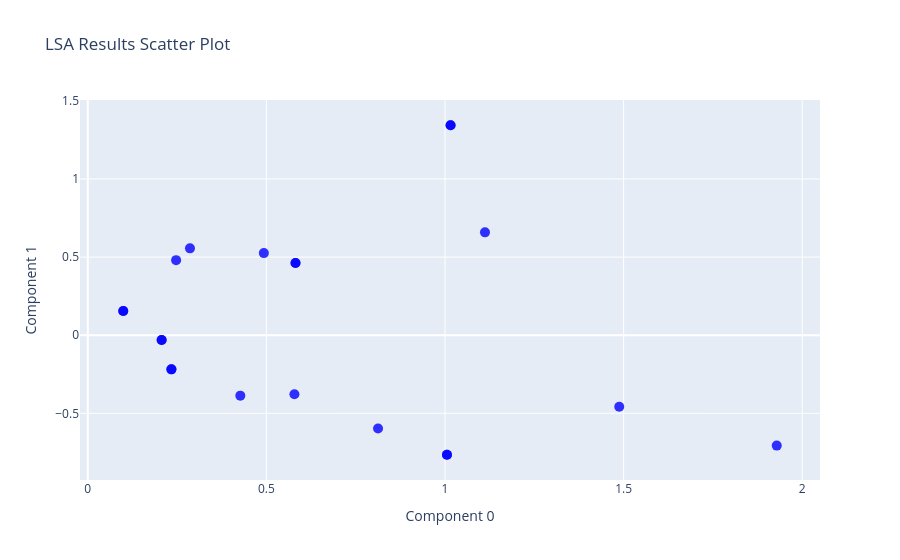

Source (notebook cell):
### Markdown cell above
Interpreting the results of LSA involves understanding the new semantic space created by the dimensionality reduction and analyzing the relationships between terms and documents in this space. Here is how to interpret the results:
 - Interpretting the Columns: These are also known as Components or Concepts or Dimensions. Think of each component as representing a hidden "concept" or "topic" within documents.
 - Interpreting the rows: Each row in this matrix represents a term from our original matrix, but now projected onto a 2-dimensional concept space (because we chose `n_components=2`).
 - Interpreting the values:
   - The two values in each row represent the coordinates of that term in the new concept space. Terms with similar coordinates are closer together in the concept space, indicating a semantic relationship. In our example first row represents the term "algorithmic". Its coordinates are approximately (1.488 -0.458). If another term, has similar coordinates, it suggests that these terms are related in the context of our documents.
   - The values represent the loading of that term on the corresponding component. The loadings tell us how much each term contributes to that concept. For example, "algorithmic" and "trading" have high loadings on Component 1, suggesting that Component 1 represents the concept of "algorithmic trading". A higher value (positive or negative) indicates a stronger association between the term and that component.

From the output of our code we can interpret the relationships between terms by looking at their coordinates and draw some preliminary observations:

 - **Distinct Clusters:**
   - Trading Cluster: "algorithmic", "high-frequency", "impact", "market", and "trading" have high values for component 0 and mostly negative values for component 1. This reinforces the idea that component 0 represents concepts related to automated and high-frequency trading, and their potential impact on the market.

   - Portfolio and Optimization Cluster: "optimization" and "portfolio" form a clear cluster with high positive values for both components. This suggests a strong association between these terms, likely related to portfolio optimization techniques.

   - Derivatives and Method-Quantitative Cluster: Grouping "method", "quantitative", and "derivative" together suggests a potential connection between quantitative methods and their application to derivatives.

   - Management-Risk-Liquidity-Provision Cluster: Combining "management", "risk", "liquidity", and "provision" suggests a cluster related to managing financial risk and ensuring liquidity. This also seems plausible, as these concepts are often intertwined in financial contexts, particularly when dealing with derivatives or trading activities.

 - **Other Observations:**
   - "Trading" as a central concept: "trading" has the highest value for component 0, indicating its importance and potential connection to various forms of trading discussed in the documents.
   - Distinct Pairs: The pair of terms "financial" and "modeling" form very distinct pair due to their identical coordinates. Further analysis is needed to determine their relationship to other terms and clusters.
   - Overlap between clusters: Some terms, like "strategy" and "technique", have moderate values in multiple components, suggesting potential overlap or connections between different clusters.

This quick analysis gives somewhat good overview of the relationships between terms based on the LSA results.

We can now plot the coordinates to visualise them and confirm if these proposed clusters appear close together in visual representation. To achieve this, we will use `plotly.graph_objects` module imported as `go`:

### Code cell
# Create a list of hover texts with labels and coordinates
hover_texts = []
for row in df_lsa.values:
    terms = df_lsa.index[(df_lsa[0] == row[0]) & (df_lsa[1] == row[1])]
    terms_str = ', '.join([f'"{term}"' for term in terms])
    coord = f"({row[0]:.5f}, {row[1]:.5f})"
    hover_texts.append(f"Terms: {terms_str}<br>{coord}")

# Create the scatter plot
fig = go.Figure(go.Scatter(
    x=df_lsa[0],
    y=df_lsa[1],
    mode='markers',
    marker=go.scatter.Marker(
        size=10,
        color='blue',
        opacity=0.8
    ),
    hovertemplate='%{text}<extra></extra>',
    text=hover_texts
))

# Set axis labels and title
fig.update_layout(
    xaxis_title="Component 0",
    yaxis_title="Component 1",
    title="LSA Results Scatter Plot"
)

fig.show()

### Figure 1 — Plotly figure (JSON) as saved in the notebook; plotly's stock layout.template omitted (floating-point values rounded to 4 significant figures)
{"data": [{"hovertemplate": "%{text}<extra></extra>", "marker": {"color": "blue", "opacity": 0.8, "size": 10}, "mode": "markers", "text": ["Terms: \"algorithmic\"<br>(1.48774, -0.45782)", "Terms: \"approach\"<br>(0.57848, -0.37820)", "Terms: \"derivative\"<br>(0.49291, 0.52555)", "Terms: \"efficiency\"<br>(0.42705, -0.38702)", "Terms: \"financial\", \"modeling\"<br>(0.09933, 0.15511)", "Terms: \"high-frequency\"<br>(0.81259, -0.59679)", "Terms: \"impact\", \"market\"<br>(1.00553, -0.76522)", "Terms: \"integrating\"<br>(0.28610, 0.55594)", "Terms: \"liquidity\", \"provision\"<br>(0.23411, -0.21859)", "Terms: \"management\", \"risk\"<br>(0.20681, -0.03039)", "Terms: \"impact\", \"market\"<br>(1.00553, -0.76522)", "Terms: \"method\", \"quantitative\"<br>(0.58155, 0.46250)", "Terms: \"financial\", \"modeling\"<br>(0.09933, 0.15511)", "Terms: \"optimization\", \"portfolio\"<br>(1.01562, 1.34381)", "Terms: \"optimization\", \"portfolio\"<br>(1.01562, 1.34381)", "Terms: \"liquidity\", \"provision\"<br>(0.23411, -0.21859)", "Terms: \"method\", \"quantitative\"<br>(0.58155, 0.46250)", "Terms: \"management\", \"risk\"<br>(0.20681, -0.03039)", "Terms: \"strategy\"<br>(1.11189, 0.65821)", "Terms: \"technique\"<br>(0.24731, 0.48047)", "Terms: \"trading\"<br>(1.92867, -0.70681)"], "type": "scatter", "x": [1.488, 0.5785, 0.4929, 0.4271, 0.09933, 0.8126, 1.006, 0.2861, 0.2341, 0.2068, 1.006, 0.5815, 0.09933, 1.016, 1.016, 0.2341, 0.5815, 0.2068, 1.112, 0.2473, 1.929], "y": [-0.4578, -0.3782, 0.5255, -0.387, 0.1551, -0.5968, -0.7652, 0.5559, -0.2186, -0.03039, -0.7652, 0.4625, 0.1551, 1.344, 1.344, -0.2186, 0.4625, -0.03039, 0.6582, 0.4805, -0.7068]}], "layout": {"title": {"text": "LSA Results Scatter Plot"}, "xaxis": {"title": {"text": "Component 0"}}, "yaxis": {"title": {"text": "Component 1"}}}}
